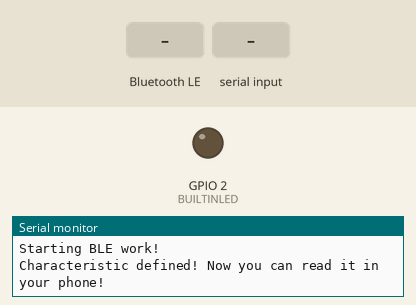
Recording of a sketch running on a simulated ESP32. Shown: output pins drawn as LEDs (lit = HIGH), the last lines printed to the serial monitor. The inputs (shaded band) are chosen by the test bench. Nothing arrives over Bluetooth unless stated; a phone connects over Bluetooth LE 3 s after start.

Above: at 1.2 s.
1.3 s: Bluetooth LE write "BAT" received
At 3.5 s:
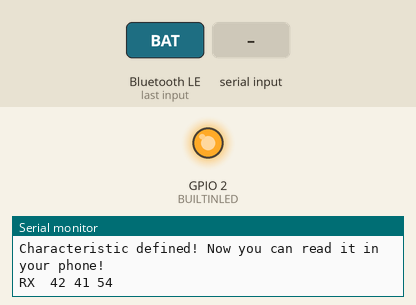
4.3 s: Bluetooth LE write "CMD" received
5.8 s: "BAT\n" received over Serial
7.3 s: Bluetooth LE write "1" received
8.8 s: "CMD\n" received over Serial
Timing chart, 0 to 11.8 s (numbered marks = the images above; inputs shaded):
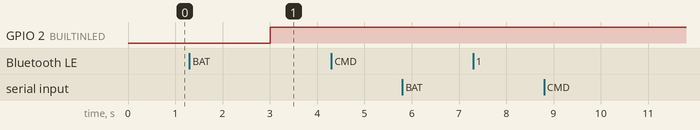

The sketch:

dt78_ble_server.ino
```cpp
/*
 * This sketch creates a BLE server on the ESP32 board that emulates the characteristics and services of the DT78 watch
 * this will enable the ESP32 connect to the WearFit 2.0 app
 *
 */

#include <BLEDevice.h>
#include <BLEUtils.h>
#include <BLEServer.h>
#include <BLE2902.h>

#define BUILTINLED 2

// // HW21 Paramters
// uint8_t cmd1[] = { 0xab, 0x00, 0x04, 0xff, 0x87, 0x80, 0x01}; // unknown
// uint8_t id[] = { 0xab, 0x00, 0x11, 0xff, 0x92, 0xc0, 0x01, 0x01, 0x00, 0x87, 0x53, 0x00, 0x00, 0x00, 0x00, 0x28, 0x00, 0xe2, 0x07, 0x80}; //identifier
// uint8_t st[] = { 0xab, 0x00, 0x11, 0xff, 0x9b, 0x00, 0x20, 0x01, 0x00, 0x00, 0x00, 0x00, 0x00, 0x00, 0x00, 0x00, 0x00, 0x00, 0x00, 0x00}; //Settings

// X8 Ultra Paramters
uint8_t cmd1[] = { 0xab, 0x00, 0x04, 0xff, 0x87, 0x80, 0x01}; // unknown
uint8_t id[] = { 0xab, 0x00, 0x11, 0xff, 0x92, 0xc0, 0x01, 0x01, 0x00, 0x89, 0x3c, 0x01, 0x00, 0x00, 0x00, 0x28, 0x00, 0xe2, 0x15, 0x80}; //identifier
uint8_t st[] = { 0xab, 0x00, 0x11, 0xff, 0x9b, 0x00, 0x20, 0x01, 0xb6, 0x87, 0xdb, 0x12, 0x20, 0x51, 0x00, 0x00, 0x00, 0x00, 0x00, 0x00}; //Settings

uint8_t resp[] = {0xab, 0x00, 0x06, 0xff, 0xa7, 0x80, 0x02, 0x05, 0x07};


uint8_t bat80[] = {0xAB, 0x00, 0x05, 0xFF, 0x91, 0x80, 0x00, 0x50}; //bat 80%

static bool rsp = false;

#define SERVICE_UUID        "6e400001-b5a3-f393-e0a9-e50e24dcca9e"
#define CHARACTERISTIC_UUID_RX "6e400002-b5a3-f393-e0a9-e50e24dcca9e"
#define CHARACTERISTIC_UUID_TX "6e400003-b5a3-f393-e0a9-e50e24dcca9e"

#define WEARFIT_UUID "0000fee7-0000-1000-8000-00805f9b34fb"
#define ANCS_UUID "7905f431-b5ce-4e99-a40f-4b1e122d00d0"

static BLECharacteristic* pCharacteristicTX;
static BLECharacteristic* pCharacteristicRX;
static bool deviceConnected = false;

class MyServerCallbacks: public BLEServerCallbacks{
  void onConnect(BLEServer* pServer){
    deviceConnected = true;
  }
  void onDisconnect(BLEServer* pServer){
    deviceConnected = false;
    pServer->startAdvertising();
  }
};

class MyCallbacks: public BLECharacteristicCallbacks {
  void onWrite(BLECharacteristic *pCharacteristic){
    uint8_t* pData;
    std::string value = pCharacteristic->getValue();
    int len = value.length();
    pData = pCharacteristic->getData();
    if (pData != NULL){
      // Serial.print("Notify callback for characteristic ");
      // Serial.print(pCharacteristic->getUUID().toString().c_str());
      // Serial.print(" of data length ");
      // Serial.println(len);
      Serial.print("RX  ");
      for (int i = 0; i < len; i++){
        Serial.printf("%02X ", pData[i]);
      }
      Serial.println();

      if (pData[0] == 0xAB){
        switch (pData[4]){
          case 0xA7:
          rsp = true;
          break;
        }
      }

    }

  }

  void onNotify(BLECharacteristic *pCharacteristic){
    uint8_t* pData;
    std::string value = pCharacteristic->getValue();
    int len = value.length();
    pData = pCharacteristic->getData();
    if (pData != NULL){
      // Serial.print("Notify callback for characteristic ");
      // Serial.print(pCharacteristic->getUUID().toString().c_str());
      // Serial.print(" of data length ");
      // Serial.println(len);
      Serial.print("TX  ");
      for (int i = 0; i < len; i++){
        Serial.printf("%02X ", pData[i]);
      }
      Serial.println();

    }

  }
};

void initBLE(){
  BLEDevice::init("X8 Ultra");
  BLEServer *pServer = BLEDevice::createServer();
  pServer->setCallbacks(new MyServerCallbacks());

  BLEService *pService = pServer->createService(SERVICE_UUID);
  pCharacteristicTX = pService->createCharacteristic(
                                         CHARACTERISTIC_UUID_TX,
                                         BLECharacteristic::PROPERTY_NOTIFY
                                       );
  pCharacteristicRX = pService->createCharacteristic(
                                         CHARACTERISTIC_UUID_RX,
                                         BLECharacteristic::PROPERTY_WRITE |
                                         BLECharacteristic::PROPERTY_WRITE_NR
                                       );
  pCharacteristicRX->setCallbacks(new MyCallbacks());
  pCharacteristicTX->setCallbacks(new MyCallbacks());
  pCharacteristicTX->addDescriptor(new BLE2902());


  pService->start();
  // BLEAdvertising *pAdvertising = pServer->getAdvertising();  // this still is working for backward compatibility
  BLEAdvertising *pAdvertising = BLEDevice::getAdvertising();
  pAdvertising->addServiceUUID(ANCS_UUID);
  pAdvertising->setScanResponse(true);
  pAdvertising->setMinPreferred(0x06);  // functions that help with iPhone connections issue
  pAdvertising->setMinPreferred(0x12);
  BLEDevice::startAdvertising();
  Serial.println("Characteristic defined! Now you can read it in your phone!");
}

void setup() {
  Serial.begin(115200);
  Serial.println("Starting BLE work!");
  pinMode(BUILTINLED, OUTPUT);

  initBLE();
}

void loop() {

  if (deviceConnected){
    digitalWrite(BUILTINLED, HIGH);

    if (rsp){
      rsp = false;
      pCharacteristicTX->setValue(resp, 9);
      pCharacteristicTX->notify();
    }

    if (Serial.available() > 0){
      String dat = Serial.readStringUntil('\n');
      if (dat == "BAT"){
        pCharacteristicTX->setValue(bat80, 8);
        pCharacteristicTX->notify();
        Serial.println("Sent Battery level");
      }
      if (dat == "CMD"){
        pCharacteristicTX->setValue(cmd1, 7);
        pCharacteristicTX->notify();
        delay(200);
        pCharacteristicTX->setValue(bat80, 8);
        pCharacteristicTX->notify();
        delay(200);
        pCharacteristicTX->setValue(id, 20);
        pCharacteristicTX->notify();
        delay(200);
        pCharacteristicTX->setValue(st, 20);
        pCharacteristicTX->notify();
        delay(200);
        Serial.println("Sent parameters");

      }
    }
  } else {
    digitalWrite(BUILTINLED, LOW);
  }

  delay(10);
}
```
